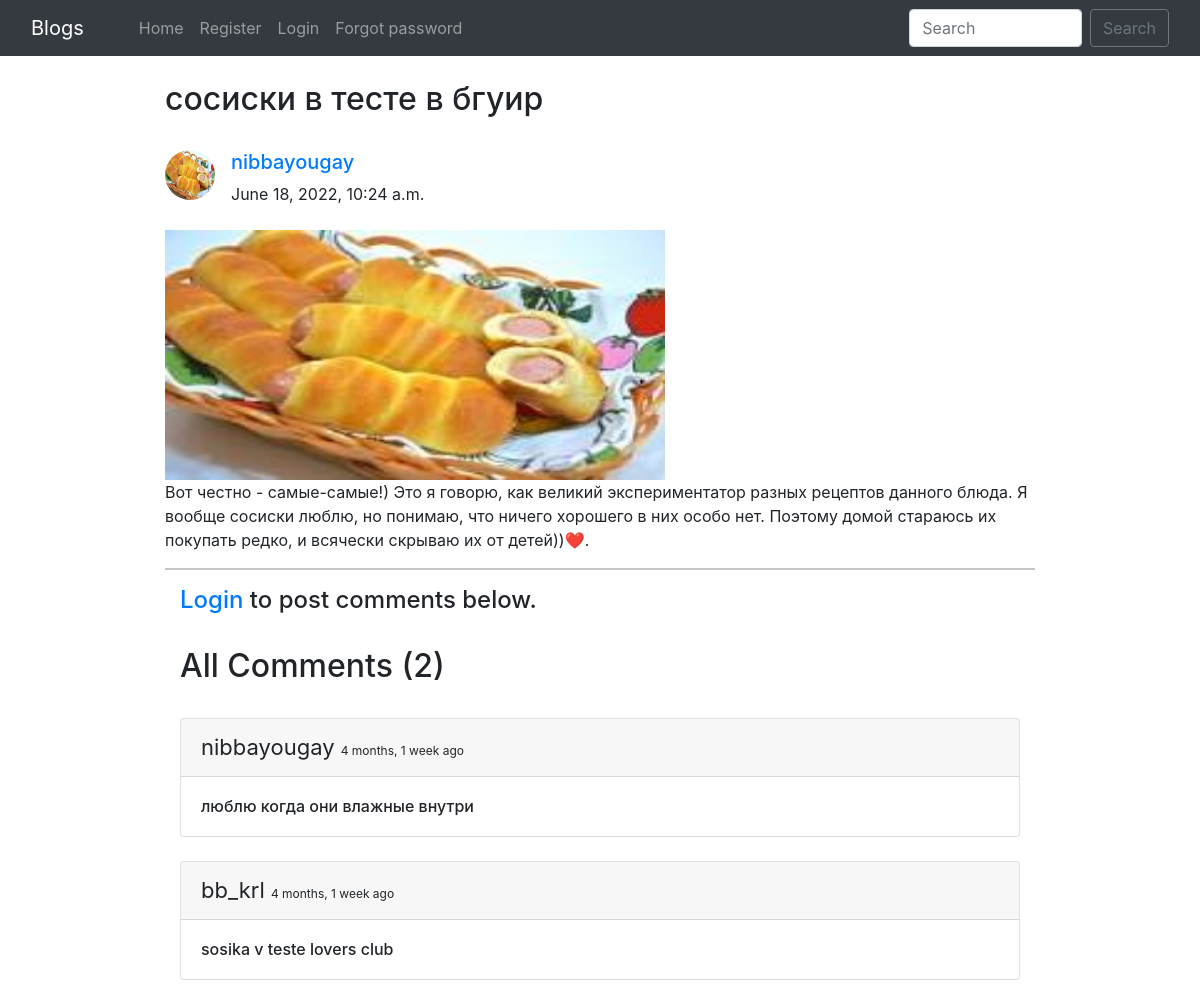
Screenshot of /blog/sosiska_v_teste/ with the database file from the repository.
### back/models.py (models this page shows, shortened)
class BlogPost(models.Model):
    title = models.CharField(max_length=255)
    author = models.ForeignKey(User, on_delete=models.CASCADE)
    slug = models.SlugField(max_length=130)
    content = models.TextField()
    image = models.ImageField(upload_to="profile_pics", blank=True, null=True)
    dateTime = models.DateTimeField(auto_now_add=True)
    tags = TaggableManager()

class Profile(models.Model):
    user = models.OneToOneField(User, on_delete=models.CASCADE, blank=True, null=True)
    image = models.ImageField(upload_to="profile_pics", blank=True, null=True)
    bio = models.TextField(blank=True, null=True)
    phone_no = models.IntegerField(blank=True, null=True)
    facebook = models.CharField(max_length=300, blank=True, null=True)
    instagram = models.CharField(max_length=300, blank=True, null=True)
    linkedin = models.CharField(max_length=300, blank=True, null=True)

class Comment(models.Model):
    user = models.ForeignKey(User, on_delete=models.CASCADE)
    content = models.TextField()
    blog = models.ForeignKey(BlogPost, on_delete=models.CASCADE)
    parent_comment = models.ForeignKey('self', on_delete=models.CASCADE, null=True, blank=True)
    dateTime = models.DateTimeField(default=now)

### back/views.py (the view)
# urls.py: path("blog/<str:slug>/", views.blogs_comments, name="blogs_comments"),
def blogs_comments(request, slug):
    post = BlogPost.objects.filter(slug=slug).first()
    comments = Comment.objects.filter(blog=post)
    if request.method == "POST":
        user = request.user
        content = request.POST.get('content', '')
        blog_id = request.POST.get('blog_id', '')
        comment = Comment(user=user, content=content, blog=post)
        comment.save()
    return render(request, "blog_comments.html", {'post': post, 'comments': comments})

### back/templates/blog_comments.html (shortened to what this page needs)
{% extends 'base.html' %}
{% block body %}
{% load humanize %}
<div class="container w-75 my-4">
      <h2 class="blog-post-title">{{post.title}}</h2>
      <br>
      <div class="media">
            {% if post.author.profile.image %}
            <img class="mr-3 rounded-circle" src="{{post.author.profile.image.url}}" width="50px" height="50px"
                  alt="image">
            {% endif %}
            <div class="media-body">
                  <h5 class="mt-0"><a href="/user_profile/{{post.author.id}}/">{{post.author}}
                        </a></h5>
                  {{post.dateTime}}
            </div>
      </div>
      <br>
      <img src="/media/{{post.image}}" alt="" height="250px" width="500px">
      <br>
      <p>{{post.content}}.</p>
      <hr>
      {% if user.is_authenticated %}
      <div class="container">
            <h2>Add Comments Here</h2>
            <form action="/blog/{{post.slug}}/" method="POST"> {% csrf_token %}
                  <div class="form-floating">
                        <textarea class="form-control" placeholder="Leave a comment here" id="floatingTextarea2"
                              style="height: 100px" id="content" name="content"></textarea>
                        <label for="floatingTextarea2">Leave a comment here.</label>
                        <br>
                        <button type="submit" class="btn btn-primary">Comment</button>
                  </div>
            </form>
            {% else %}
            <div class="container">
                  <h4><a href="/login/">Login</a> to post comments below.</h4>
                  {% endif %}
                  <br>
                  <h2>All Comments ({{comments.count}})</h2>
                  <br>
                  {% for comment in comments %}
                  <div class="card">
                        <div class="card-header">
                              <span style="font-size: 22px;">{{comment.user}} </span> <span
                                    style="font-size: 12px;">{{comment.dateTime | naturaltime}}</span>
                        </div>
                        <div class="card-body">
                              <h6 class="card-text">{{comment.content}}</h6>
                        </div>
                  </div>
                  <br>
                  {% endfor %}
            </div>
      </div>
      {% endblock %}

### rows the page displays
BlogPost: title "сосиски в тесте в бгуир", author.profile.image (picture), author "nibbayougay", dateTime "June 18, 2022, 10:24 a.m.", image (picture), content "Вот честно - самые-самые!) Это я говорю, как великий экспериментатор разных рецептов данного блюда. Я вообще сосиски люблю, но понимаю, что ничего хорошего в них особо нет. Поэтому домой стараюсь их покупать редко, и всячески скрываю их от детей))❤️️"
Comment: user "nibbayougay", dateTime "4 months, 1 week ago", content "люблю когда они влажные внутри"
Comment: user "bb_krl", dateTime "4 months, 1 week ago", content "sosika v teste lovers club"

### other values shown
{{ comments.count }} "2"
